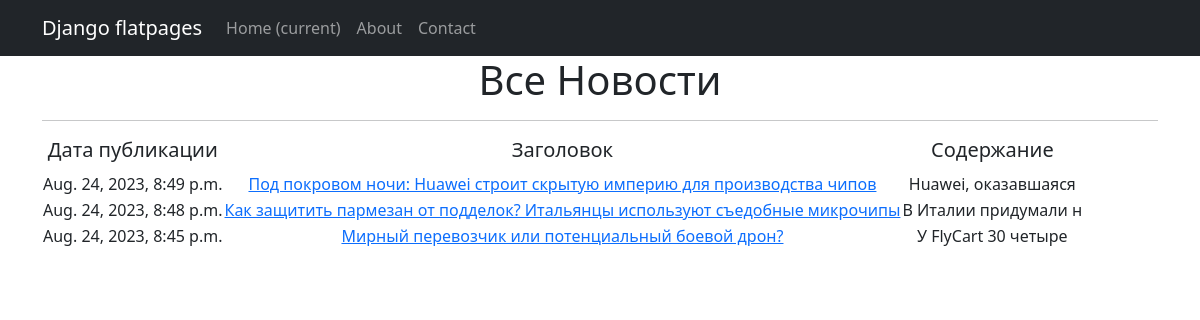
Page /news/ on the committed database.
### news/models.py (models this page shows, shortened)
class Post(models.Model):
    author = models.ForeignKey(Author, on_delete=models.CASCADE)
    NEWS = 'NW'
    ARTICLE = 'AR'
    REVIEW = 'RW'
    INTERVIEW = 'IW'
    CATEGORY_CHOISES = (
        (NEWS, "Новость"),
        (ARTICLE, "Статья"),
        (REVIEW, "Обзор"),
        (INTERVIEW, "Интервью")
    )
    categoryType = models.CharField(max_length=2, choices=CATEGORY_CHOISES, default=ARTICLE)
    dateCreation = models.DateTimeField(auto_now_add=True)
    postCategory = models.ManyToManyField(Category, through='PostCategory')
    title = models.CharField(max_length=128)
    text = models.TextField()
    rating = models.SmallIntegerField(default=0)

### news/views.py (the view)
# urls.py: path('', NewsList.as_view()),
class NewsList(ListView):
    model = Post
    date = 'dateCreation'
    post_author = 'author'
    post_title = 'title'
    post_text = 'text'
    template_name = 'news.html'
    context_object_name = 'news'
    ordering = ['-dateCreation']
    def get_context_data(self, *, object_list=None, **kwargs):
        context = super().get_context_data(**kwargs)
        context['time_now'] = datetime.utcnow()
        return context

### news/templatetags/censor_filter.py (called while the page is built)
@register.filter()
def censor(sentence):
    text = sentence.split()
    for i, word in enumerate(text):
        if word in bad_words:
            text[i] = word[0] + '***'
    return ' '.join(text)

### news/templates/news/news.html (shortened to what this page needs)
{% extends 'default.html' %}
{% load censor_filter %}
{% block content %}
   <h1>Все Новости</h1>
   <hr>
   {% if news %}
       <table>
           <tr>
               <td><h5>Дата публикации</h5></td>
               <td><h5>Заголовок</h5></td>
               <td><h5>Содержание</h5></td>
           </tr>
           {% for x in news %}
           <tr>
               <td>{{ x.dateCreation }}</td>
               <td><a href="{% url 'post_detail' x.id %}">{{ x.title|censor }}</a></td>
               <td>{{ x.text|slice:":20" }}</td>
           </tr>
           {% endfor %}
       </table>
   {% else %}
       <h2>Новостей нет!</h2>
   {% endif %}
{% endblock content %}

### news/templates/news/default.html (shortened to what this page needs)
<!DOCTYPE html>
<html lang="en">
    <head>
        {% load static %}
        <link href="{% static 'css/styles.css' %}" rel="stylesheet" />
    </head>
    <body>
        <nav class="navbar navbar-expand-lg navbar-dark bg-dark static-top">
           <div class="container">
               <a class="navbar-brand" href="#">Django flatpages</a>
               <div class="collapse navbar-collapse" id="navbarResponsive">
                   <ul class="navbar-nav ml-auto">
                       <li class="nav-item active">
                           <a class="nav-link" href="#">Home
                               <span class="sr-only">(current)</span>
                           </a>
                       </li>
                       <li class="nav-item">
                           <a class="nav-link" href="/about/">About</a>
                       </li>
                       <li class="nav-item">
                           <a class="nav-link" href="/contacts/">Contact</a>
                       </li>
                   </ul>
               </div>
           </div>
        </nav>
        <div class="container">
           <div class="row">
               <div class="col-lg-12 text-center">
                   {% block content %}{% endblock content %}
               </div>
           </div>
        </div>
    </body>
</html>

### rows in the picture
Post: dateCreation "Aug. 24, 2023, 8:49 p.m.", title|censor "Под покровом ночи: Huawei строит скрытую империю для производства чипов", text "Huawei, оказавшаяся"
Post: dateCreation "Aug. 24, 2023, 8:48 p.m.", title|censor "Как защитить пармезан от подделок? Итальянцы используют съедобные микрочипы", text "В Италии придумали н"
Post: dateCreation "Aug. 24, 2023, 8:45 p.m.", title|censor "Мирный перевозчик или потенциальный боевой дрон?", text "У FlyCart 30 четыре"
